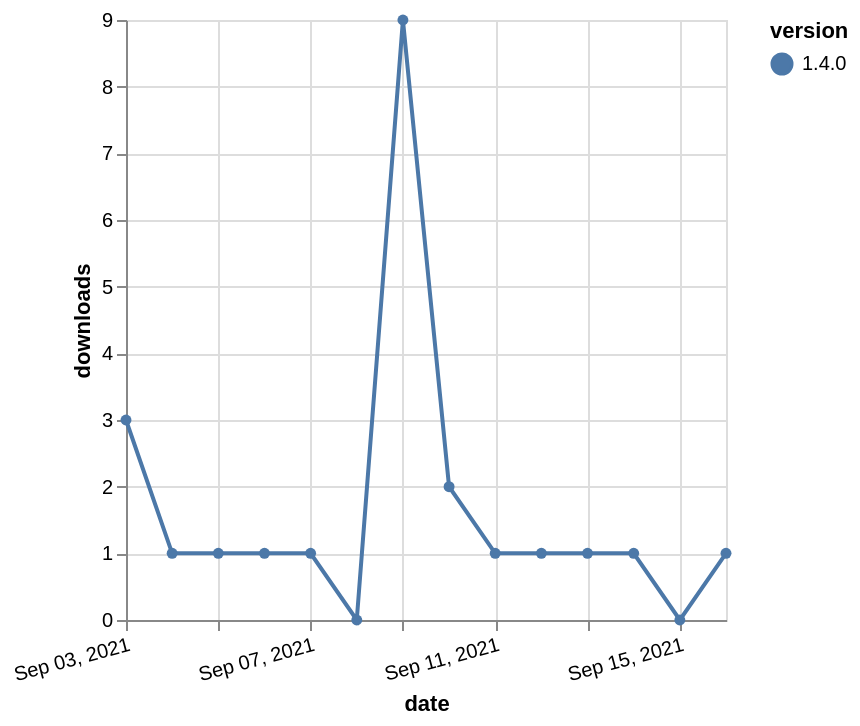

The specification (Vega-Lite) saved for this image:
### Vega-Lite specification from a JSON file in a GitHub repository (floating-point values rounded to 4 significant figures)
{"$schema": "https://vega.github.io/schema/vega-lite/v5.json", "description": "A simple bar chart with embedded data.", "data": {"values": [{"date": "2021-09-03", "total": 524, "delta": 3, "version": "1.4.0"}, {"date": "2021-09-04", "total": 525, "delta": 1, "version": "1.4.0"}, {"date": "2021-09-05", "total": 526, "delta": 1, "version": "1.4.0"}, {"date": "2021-09-06", "total": 527, "delta": 1, "version": "1.4.0"}, {"date": "2021-09-07", "total": 528, "delta": 1, "version": "1.4.0"}, {"date": "2021-09-08", "total": 528, "delta": 0, "version": "1.4.0"}, {"date": "2021-09-09", "total": 537, "delta": 9, "version": "1.4.0"}, {"date": "2021-09-10", "total": 539, "delta": 2, "version": "1.4.0"}, {"date": "2021-09-11", "total": 540, "delta": 1, "version": "1.4.0"}, {"date": "2021-09-12", "total": 541, "delta": 1, "version": "1.4.0"}, {"date": "2021-09-13", "total": 542, "delta": 1, "version": "1.4.0"}, {"date": "2021-09-14", "total": 543, "delta": 1, "version": "1.4.0"}, {"date": "2021-09-15", "total": 543, "delta": 0, "version": "1.4.0"}, {"date": "2021-09-16", "total": 544, "delta": 1, "version": "1.4.0"}]}, "width": "container", "mark": {"type": "line", "point": {"filled": true}}, "encoding": {"x": {"field": "date", "type": "temporal", "timeUnit": "yearmonthdate", "title": "date", "axis": {"labelAngle": -15}}, "y": {"field": "delta", "type": "quantitative", "title": "downloads"}, "color": {"field": "version", "type": "nominal"}, "tooltip": {"field": "delta"}}}
